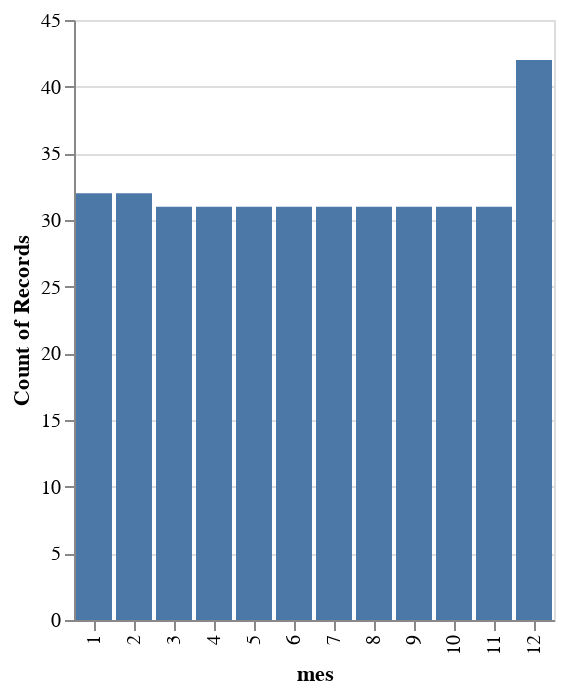

The code cell stored with this chart in its notebook:
### Code cell
# prompt: Mediante el marco de datos df_view: haceme un grafico

import altair as alt

alt.Chart(df_view).mark_bar().encode(
    alt.X("mes:O"),
    alt.Y('count():Q')
)

### Figure 1 — Vega-Lite specification as saved in the notebook (floating-point values rounded to 4 significant figures; data arrays with more than 128 entries replaced by an {"elided": "..."} marker saying what was removed)
{"config": {"view": {"continuousWidth": 300, "continuousHeight": 300}}, "data": {"name": "data-ca8b2dd67804941b87d341180350de36"}, "mark": {"type": "bar"}, "encoding": {"x": {"field": "mes", "type": "ordinal"}, "y": {"aggregate": "count", "type": "quantitative"}}, "$schema": "https://vega.github.io/schema/vega-lite/v5.8.0.json", "datasets": {"data-ca8b2dd67804941b87d341180350de36": {"elided": "385 records"}}}
